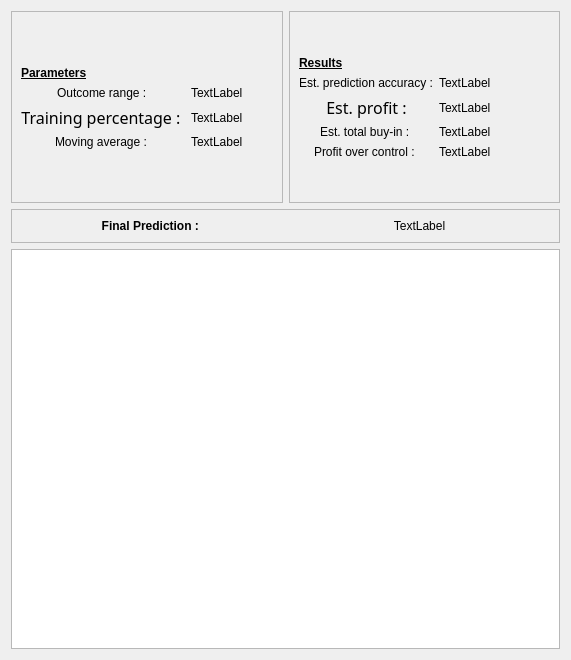
<?xml version="1.0" encoding="UTF-8"?>
<ui version="4.0">
 <class>Dialog</class>
 <widget class="QDialog" name="Dialog">
  <property name="geometry">
   <rect>
    <x>0</x>
    <y>0</y>
    <width>571</width>
    <height>660</height>
   </rect>
  </property>
  <property name="windowTitle">
   <string>Dialog</string>
  </property>
  <layout class="QGridLayout" name="gridLayout">
   <item row="0" column="0">
    <widget class="QFrame" name="frame">
     <property name="sizePolicy">
      <sizepolicy hsizetype="MinimumExpanding" vsizetype="MinimumExpanding">
       <horstretch>0</horstretch>
       <verstretch>0</verstretch>
      </sizepolicy>
     </property>
     <property name="frameShape">
      <enum>QFrame::StyledPanel</enum>
     </property>
     <property name="frameShadow">
      <enum>QFrame::Plain</enum>
     </property>
     <layout class="QFormLayout" name="formLayout">
      <property name="labelAlignment">
       <set>Qt::AlignCenter</set>
      </property>
      <property name="formAlignment">
       <set>Qt::AlignCenter</set>
      </property>
      <item row="0" column="0">
       <widget class="QLabel" name="label_6">
        <property name="font">
         <font>
          <weight>75</weight>
          <bold>true</bold>
          <underline>true</underline>
         </font>
        </property>
        <property name="text">
         <string>Parameters</string>
        </property>
       </widget>
      </item>
      <item row="1" column="0">
       <widget class="QLabel" name="label">
        <property name="text">
         <string>Outcome range : </string>
        </property>
       </widget>
      </item>
      <item row="1" column="1">
       <widget class="QLabel" name="label_3">
        <property name="text">
         <string>TextLabel</string>
        </property>
       </widget>
      </item>
      <item row="2" column="0">
       <widget class="QLabel" name="label_9">
        <property name="font">
         <font>
          <family>Source Sans Pro</family>
          <pointsize>12</pointsize>
          <weight>50</weight>
          <bold>false</bold>
         </font>
        </property>
        <property name="text">
         <string>Training percentage : </string>
        </property>
        <property name="alignment">
         <set>Qt::AlignCenter</set>
        </property>
       </widget>
      </item>
      <item row="2" column="1">
       <widget class="QLabel" name="label_4">
        <property name="text">
         <string>TextLabel</string>
        </property>
       </widget>
      </item>
      <item row="3" column="0">
       <widget class="QLabel" name="label_2">
        <property name="text">
         <string>Moving average : </string>
        </property>
       </widget>
      </item>
      <item row="3" column="1">
       <widget class="QLabel" name="label_5">
        <property name="text">
         <string>TextLabel</string>
        </property>
       </widget>
      </item>
     </layout>
    </widget>
   </item>
   <item row="0" column="1">
    <widget class="QFrame" name="frame_2">
     <property name="sizePolicy">
      <sizepolicy hsizetype="MinimumExpanding" vsizetype="MinimumExpanding">
       <horstretch>0</horstretch>
       <verstretch>0</verstretch>
      </sizepolicy>
     </property>
     <property name="frameShape">
      <enum>QFrame::StyledPanel</enum>
     </property>
     <property name="frameShadow">
      <enum>QFrame::Plain</enum>
     </property>
     <layout class="QFormLayout" name="formLayout_2">
      <property name="labelAlignment">
       <set>Qt::AlignCenter</set>
      </property>
      <property name="formAlignment">
       <set>Qt::AlignCenter</set>
      </property>
      <item row="0" column="0">
       <widget class="QLabel" name="label_7">
        <property name="font">
         <font>
          <weight>75</weight>
          <bold>true</bold>
          <underline>true</underline>
         </font>
        </property>
        <property name="text">
         <string>Results</string>
        </property>
       </widget>
      </item>
      <item row="1" column="0">
       <widget class="QLabel" name="label_8">
        <property name="text">
         <string>Est. prediction accuracy :</string>
        </property>
       </widget>
      </item>
      <item row="1" column="1">
       <widget class="QLabel" name="label_10">
        <property name="text">
         <string>TextLabel</string>
        </property>
       </widget>
      </item>
      <item row="2" column="0">
       <widget class="QLabel" name="label_11">
        <property name="font">
         <font>
          <family>Source Sans Pro</family>
          <pointsize>12</pointsize>
          <weight>50</weight>
          <bold>false</bold>
         </font>
        </property>
        <property name="text">
         <string>Est. profit :</string>
        </property>
        <property name="alignment">
         <set>Qt::AlignCenter</set>
        </property>
       </widget>
      </item>
      <item row="2" column="1">
       <widget class="QLabel" name="label_12">
        <property name="text">
         <string>TextLabel</string>
        </property>
       </widget>
      </item>
      <item row="3" column="0">
       <widget class="QLabel" name="label_13">
        <property name="text">
         <string>Est. total buy-in : </string>
        </property>
       </widget>
      </item>
      <item row="3" column="1">
       <widget class="QLabel" name="label_14">
        <property name="text">
         <string>TextLabel</string>
        </property>
       </widget>
      </item>
      <item row="4" column="0">
       <widget class="QLabel" name="label_15">
        <property name="text">
         <string>Profit over control : </string>
        </property>
       </widget>
      </item>
      <item row="4" column="1">
       <widget class="QLabel" name="label_16">
        <property name="text">
         <string>TextLabel</string>
        </property>
       </widget>
      </item>
     </layout>
    </widget>
   </item>
   <item row="1" column="0" colspan="2">
    <widget class="QFrame" name="frame_3">
     <property name="frameShape">
      <enum>QFrame::StyledPanel</enum>
     </property>
     <property name="frameShadow">
      <enum>QFrame::Plain</enum>
     </property>
     <layout class="QHBoxLayout" name="horizontalLayout">
      <item>
       <widget class="QLabel" name="label_17">
        <property name="font">
         <font>
          <weight>75</weight>
          <bold>true</bold>
          <underline>false</underline>
         </font>
        </property>
        <property name="text">
         <string>Final Prediction : </string>
        </property>
        <property name="alignment">
         <set>Qt::AlignCenter</set>
        </property>
       </widget>
      </item>
      <item>
       <widget class="QLabel" name="label_19">
        <property name="text">
         <string>TextLabel</string>
        </property>
        <property name="alignment">
         <set>Qt::AlignCenter</set>
        </property>
       </widget>
      </item>
     </layout>
    </widget>
   </item>
   <item row="2" column="0" colspan="2">
    <widget class="QListView" name="listView">
     <property name="sizePolicy">
      <sizepolicy hsizetype="MinimumExpanding" vsizetype="MinimumExpanding">
       <horstretch>0</horstretch>
       <verstretch>0</verstretch>
      </sizepolicy>
     </property>
     <property name="minimumSize">
      <size>
       <width>400</width>
       <height>400</height>
      </size>
     </property>
    </widget>
   </item>
  </layout>
 </widget>
 <resources/>
 <connections/>
</ui>
